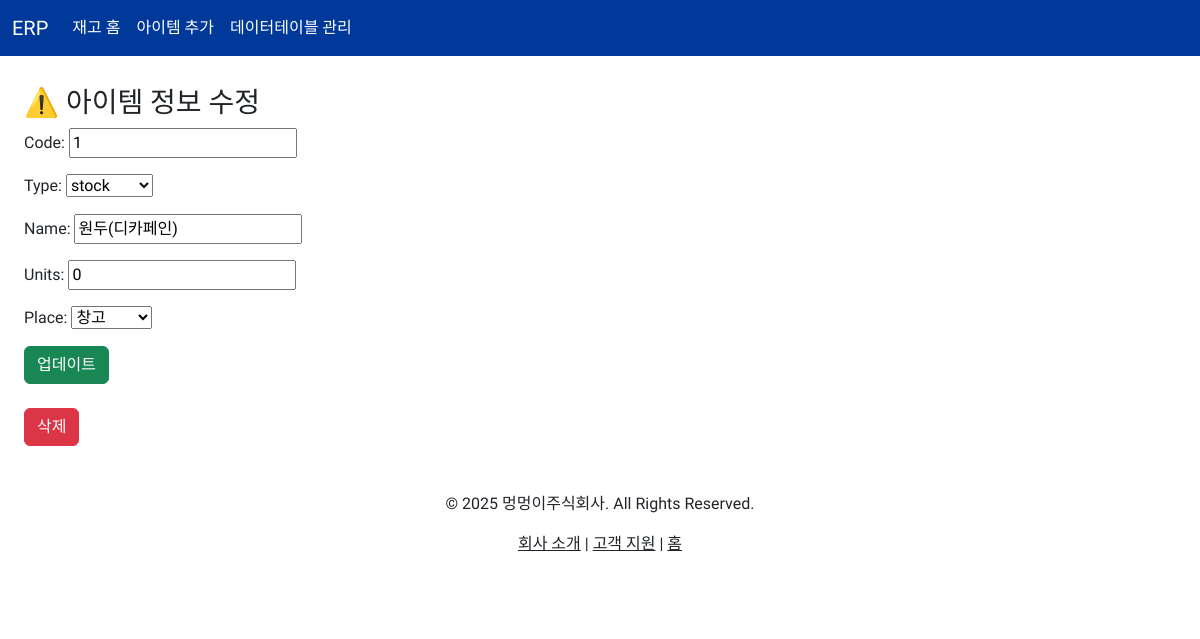
Screenshot of /stock/update_item/217 with the database file from the repository.
### stock/models.py (models this page shows, shortened)
class Item(models.Model):
    TYPE_CHOICES = [
        ('dessert','dessert'),
        ('md','md'),
        ('seasonal','seasonal'),
        ('stock','stock'),
        ('syrup','syrup'),
        ('etc','etc')
    ]
    PLACE_CHOICES = [
        ('창고','창고'),
        ('냉장실','냉장실'),
        ('냉동실','냉동실'),
        ('뒷문','뒷문'),
        ('쇼케이스','쇼케이스'),
        ('캐비닛','캐비닛'),
        ('전시대','전시대'),
        ('앞문','앞문'),
        ('etc','etc'),
    ]
    itemCode = models.IntegerField(unique=True, null=True, blank=True, verbose_name='Code')
    typeOfItem = models.CharField(max_length=30, choices=TYPE_CHOICES ,verbose_name='Type')
    name = models.CharField(max_length=30,verbose_name='Name')
    units = models.IntegerField(default=0, verbose_name='Units')
    place = models.CharField(max_length=30, choices=PLACE_CHOICES ,verbose_name='Place')
    amountOfBulk = models.FloatField(default=0.0,verbose_name='Amount Of Bulk')
    amountOfEach = models.FloatField(default=0.0, verbose_name='Amount of Each')
    lastTimeSaved = models.DateTimeField(null=True, auto_now=True, verbose_name='Last Savetime')

### stock/views.py (the view, shortened to what this page needs)
# urls.py: path('update_item/<int:pk>', ItemUpdateView.as_view(), name='update_item'),
class ItemUpdateView(UpdateView):
    model = Item
    fields = ['itemCode','typeOfItem','name','units','place']
    template_name = 'stock/item_update_info.html'
    success_url = reverse_lazy('stock:list')

### stock/templates/stock/item_update_info.html (shortened to what this page needs)
{% extends "base.html" %}
{% block content %}
<div class='container'>
    <h3>⚠️ 아이템 정보 수정</h3>
    <form method="post">
        {{form.as_p}}
        <input type="submit" class='btn btn-success' value="업데이트" name='update'>
    </form>
    <br>
    <form method="post">
        <input type='submit' class='btn btn-danger' name='delete' value='삭제'>
    </form>
</div>
{% endblock %}

### stock/static/stock/css/style.css (style rules this page uses)
body { font-family:"Do Hyeon", sans-serif; }
:root { --bs-font-sans-serif: "Do Hyeon", sans-serif; }

### rows the page displays
Item: itemCode "1", typeOfItem "stock", name "원두(디카페인)", units "0", place "창고"
